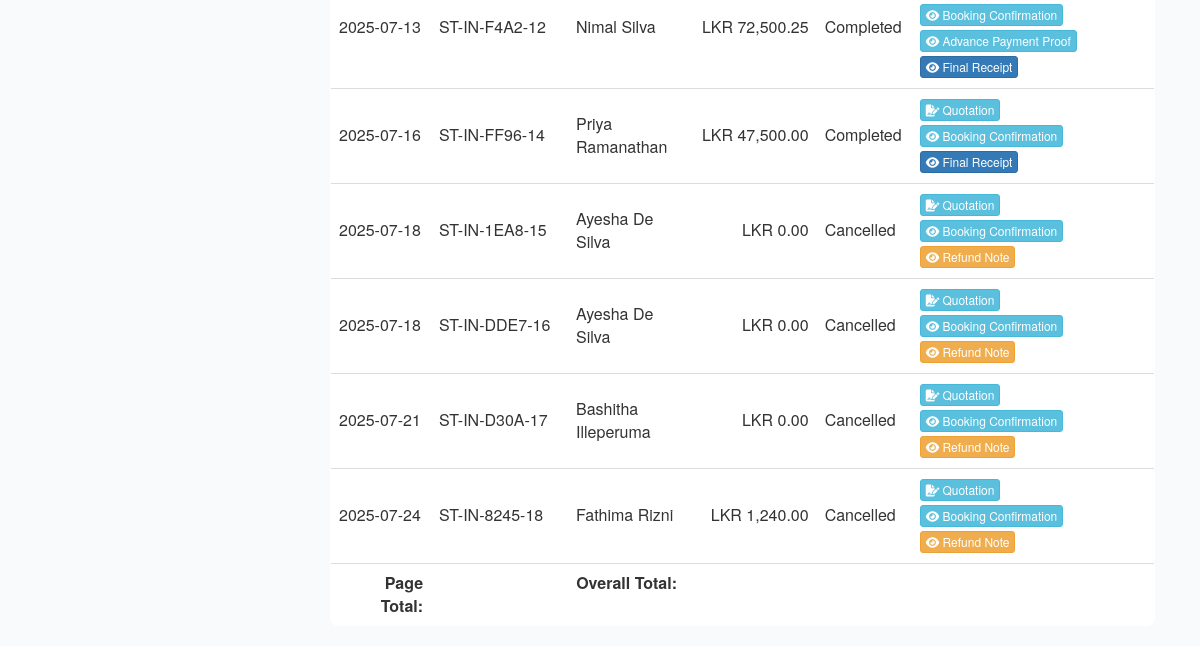
Before: /view/booking-history.php (signed in, lower part) with the older database file.
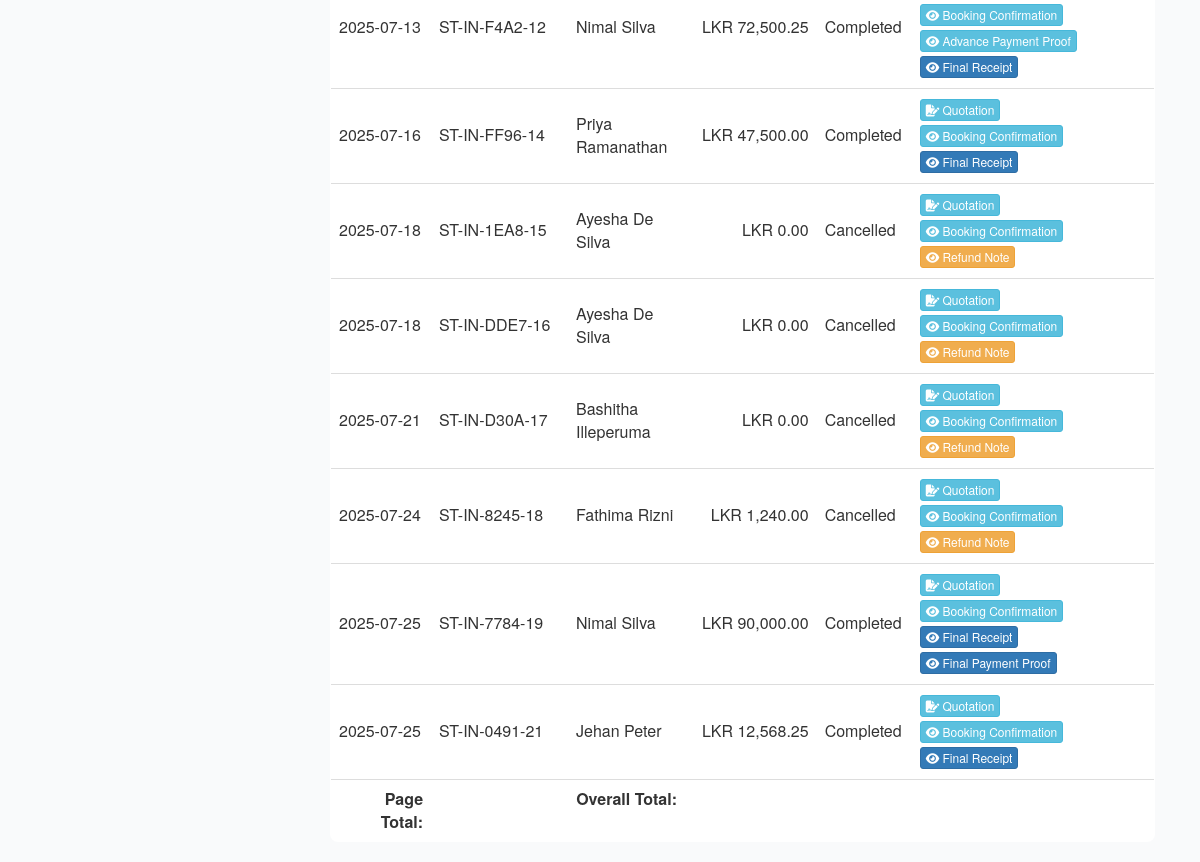
After: the same page with the newer database file.
### tables this page shows
CREATE TABLE `customer_invoice` (
  `invoice_id` int(10) NOT NULL,
  `invoice_number` varchar(100) NOT NULL,
  `quotation_id` int(10) NOT NULL,
  `invoice_date` date NOT NULL,
  `invoice_amount` decimal(10,2) NOT NULL,
  `customer_id` int(11) NOT NULL,
  `invoice_status` int(11) NOT NULL DEFAULT 1 COMMENT '-1=Invoice Cancelled,\r\n1=Advance Payment Made & waiting for tour assignment,\r\n2=Tour assigned,\r\n3=Tour completed and payment pending,\r\n4=Paid',
  `invoice_description` text DEFAULT NULL,
  `tour_start_date` date NOT NULL COMMENT 'The tour start date as billed/quoted to the customer.',
  `tour_end_date` date NOT NULL COMMENT 'The tour end date as billed/quoted to the customer.',
  `pickup_location` varchar(255) NOT NULL,
  `destination` varchar(255) NOT NULL,
  `dropoff_location` varchar(255) NOT NULL,
  `round_trip_mileage` int(4) NOT NULL,
  `advance_payment` decimal(10,2) DEFAULT NULL,
  `paid_amount` decimal(10,2) DEFAULT NULL,
  `actual_fare` decimal(10,2) DEFAULT NULL,
  `actual_mileage` int(4) DEFAULT NULL
);

CREATE TABLE `customer` (
  `customer_id` int(10) NOT NULL,
  `customer_nic` varchar(12) NOT NULL,
  `customer_fname` varchar(50) NOT NULL,
  `customer_lname` varchar(50) NOT NULL,
  `customer_email` varchar(255) NOT NULL,
  `customer_status` int(10) NOT NULL DEFAULT 1
);

### model/customer_invoice_model.php (called while the page is built, shortened)
<?php
class CustomerInvoice{
    public function getBookingHistory(){
        $con = $GLOBALS["con"];
        $sql = "SELECT ci.*,c.* FROM customer_invoice ci JOIN customer c ON c.customer_id = ci.customer_id "
                . "WHERE ci.invoice_status IN (-1,4)";
        $result = $con->query($sql) or die($con->error);
        return $result;
    }
}

### model/finance_model.php (called while the page is built, shortened)
<?php
class Finance{
    public function getTourIncomeRecordByInvoiceIdAndTourIncomeType($invoiceId,$tourIncomeType){
        $con=$GLOBALS["con"];
        $sql = "SELECT * FROM tour_income WHERE invoice_id=? AND tour_income_type=? AND payment_status!='-1'";
        $stmt = $con->prepare($sql);
        $stmt->bind_param("ii", $invoiceId,$tourIncomeType);
        $stmt->execute();
        $result = $stmt->get_result();
        return $result;
    }
}

### view/booking-history.php (the view, shortened to what the changed rows need)
<?php
include_once '../model/customer_invoice_model.php';
include_once '../model/finance_model.php';
$customerInvoiceObj = new CustomerInvoice();
$invoiceResult = $customerInvoiceObj->getBookingHistory();
$financeObj = new Finance();
?>
<html lang="en">
<head>
    <link rel="stylesheet" type="text/css" href="../css/dataTables.bootstrap.min.css"/>
    <?php include_once "../includes/bootstrap_css_includes.php"?>
</head>
<body>
    <div class="container">
        <div class="col-md-9">
            <div class="row">
                <div class="col-md-12">
                    <table class="table" id="invoicetable">
                        <tbody id="tbody_tag">
                            <?php while($invoiceRow = $invoiceResult->fetch_assoc()){
                                $invoiceId = $invoiceRow["invoice_id"];
                                $advancePaymentResult = $financeObj->getTourIncomeRecordByInvoiceIdAndTourIncomeType($invoiceId,1);
                                $advancePaymentRow = $advancePaymentResult->fetch_assoc();
                                $finalPaymentResult = $financeObj->getTourIncomeRecordByInvoiceIdAndTourIncomeType($invoiceId,2);
                                if($finalPaymentResult->num_rows==1){
                                    $finalPaymentRow = $finalPaymentResult->fetch_assoc();
                                }
                                $status = match((int)$invoiceRow["invoice_status"]){
                                    -1=>"Cancelled",
                                    4=>"Completed"
                                };
                                ?>
                            <tr>
                                <td style="white-space:nowrap"><?php echo $invoiceRow["invoice_date"];?></td>
                                <td style="white-space:nowrap"><?php echo $invoiceRow["invoice_number"];?></td>
                                <td><?php echo $invoiceRow["customer_fname"]." ".$invoiceRow["customer_lname"];?></td>
                                <td style="text-align: right;white-space:nowrap"><?php echo "LKR ".number_format($invoiceRow["paid_amount"],2);?></td>
                                <td><?php echo $status;?></td>
                                <td>
                                    <a href="../reports/quotation.php?quotation_id=<?php echo base64_encode($invoiceRow['quotation_id']);?>"
                                       class="btn btn-xs btn-info" style="margin:2px;display:<?php echo checkPermissions(78);?>" target="_blank">
                                        <span class="fa-solid fa-file-signature"></span>
                                        Quotation
                                    </a>
                                    <a href="../reports/pendingInvoice.php?invoice_id=<?php echo base64_encode($invoiceId);?>" target="_blank"
                                       class="btn btn-xs btn-info" style="margin:2px">
                                        <span class="fa-solid fa-eye"></span>
                                        Booking Confirmation
                                    </a>
                                    <?php if($advancePaymentRow["payment_method"]==2){ ?>
                                    <a href="../documents/customerpaymentproofs/<?php echo $advancePaymentRow['payment_proof'];?>" target="_blank"
                                       class="btn btn-xs btn-info" style="margin:2px">
                                        <span class="fa-solid fa-eye"></span>
                                        Advance Payment Proof
                                    </a>
                                    <?php }?>
                                    <?php if($invoiceRow["invoice_status"]==4){ ?>
                                    <a href="../reports/receipt.php?invoice_id=<?php echo base64_encode($invoiceId);?>" target="_blank"
                                       class="btn btn-xs btn-primary" style="margin:2px">
                                        <span class="fa-solid fa-eye"></span>
                                        Final Receipt
                                    </a>
                                    <?php }?>
                                    <?php if($invoiceRow["invoice_status"]==4 && $finalPaymentResult->num_rows==1 && $finalPaymentRow["payment_method"]==2){ ?>
                                    <a href="../documents/customerpaymentproofs/<?php echo $finalPaymentRow['payment_proof'];?>" target="_blank"
                                       class="btn btn-xs btn-primary" style="margin:2px">
                                        <span class="fa-solid fa-eye"></span>
                                        Final Payment Proof
                                    </a>
                                    <?php }?>
                                    <?php if($invoiceRow["invoice_status"]==-1){ ?>
                                    <a href="../reports/refund-note.php?invoice_id=<?php echo base64_encode($invoiceId);?>" target="_blank"
                                       class="btn btn-xs btn-warning" style="margin:2px">
                                        <span class="fa-solid fa-eye"></span>
                                        Refund Note
                                    </a>
                                    <?php }?>
                                </td>
                            </tr>
                            <?php }?>
                        </tbody>
                        <tfoot>
                            <tr>
                                <th style="text-align:right;">Page Total:</th>
                                <th style="text-align:right;white-space: nowrap"></th>
                                <th style="text-align:right;">Overall Total:</th>
                                <th style="text-align:right;white-space: nowrap"></th>
                                <th></th>
                                <th></th>
                            </tr>
                        </tfoot>
                    </table>
                </div>
            </div>
        </div>
    </div>
</body>
</html>

Changed rows visible on the page:
now on this page (row edited): customer_invoice: invoice_date "2025-07-25", invoice_number "ST-IN-7784-19", customer.customer_fname "Nimal", customer.customer_lname "Silva", paid_amount "90,000.00", invoice_status "Completed"
added customer_invoice: invoice_date "2025-07-25", invoice_number "ST-IN-0491-21", customer.customer_fname "Jehan", customer.customer_lname "Peter", paid_amount "12,568.25", invoice_status "Completed"
